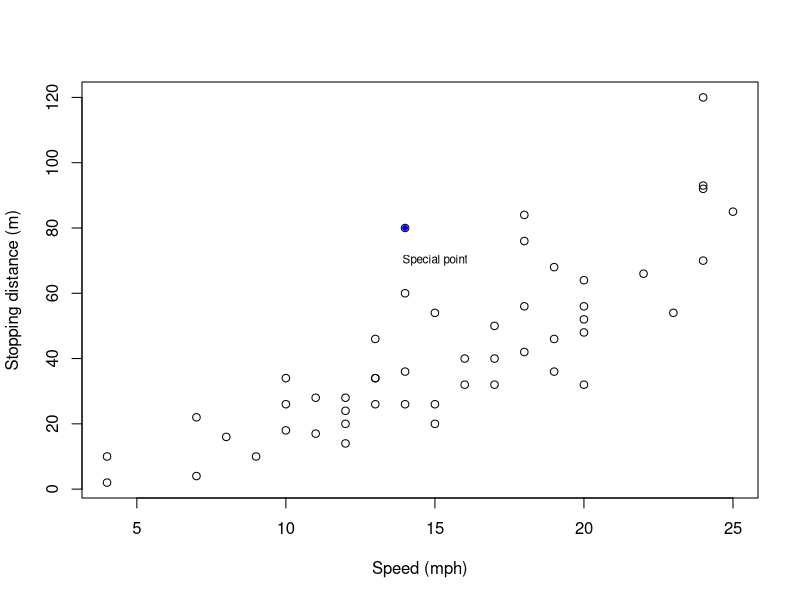
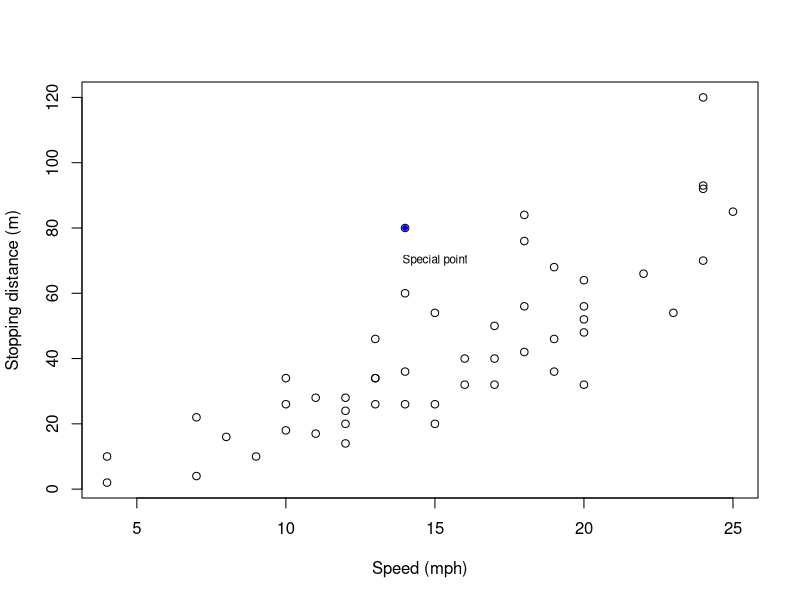
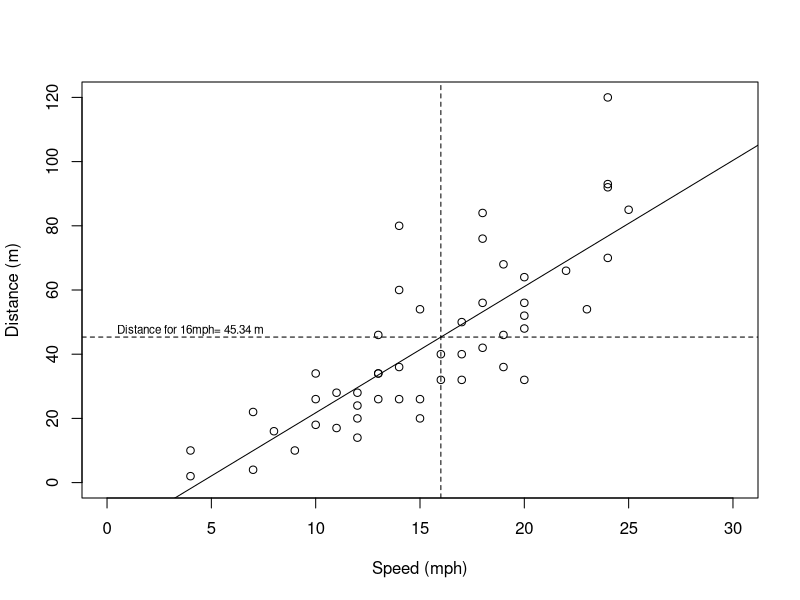
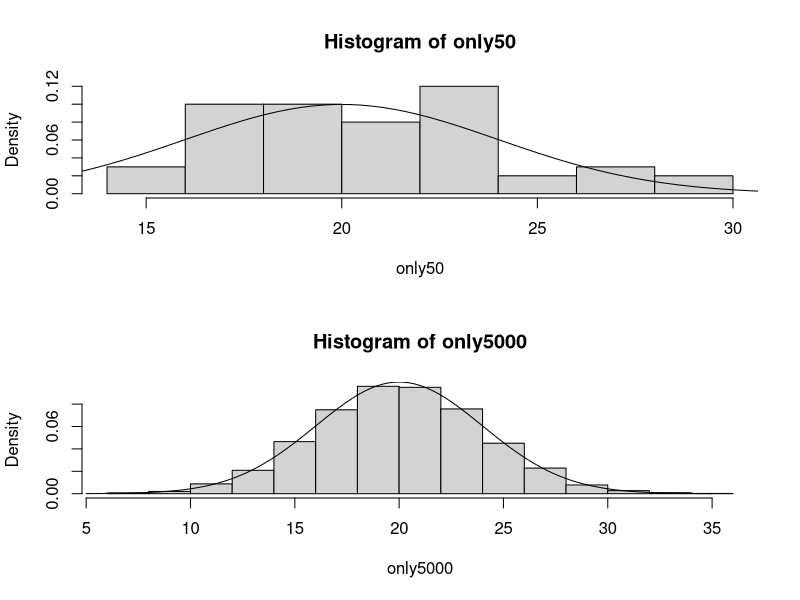

These figures' R source, in order:
## ---- chunk 1
plot(cars$speed, cars$dist, xlab="Speed (mph)", ylab="Stopping distance (m)")
points(cars$speed[cars$speed<15 & cars$dist>70], 
  cars$dist[cars$speed<15 & cars$dist>70], pch=20, col="blue")
text(15, 70, "Special point", cex=0.7)
## ---- chunk 2
plot(cars$speed, cars$dist, xlab="Speed (mph)", ylab="Stopping distance (m)")
ind<-cars$speed<15 & cars$dist>70
points(cars$speed[ind], cars$dist[ind], pch=20, col="blue")
text(15, 70, "Special point", cex=0.7)
## ---- chunk 3
data(cars)
mylm1 <- lm(dist~speed, data=cars)
## ---- chunk 4
xl <- "Speed (mph)"
yl <- "Distance (m)"
plot(cars$speed, cars$dist, xlab=xl, ylab=yl, ylim=c(0,120) ,xlim=c(0,30))
abline(mylm1)
stop.at.16mph <- coef(mylm1)[1] + coef(mylm1)[2] * 16
abline(v=16, lty=2)
abline(h=stop.at.16mph, lty=2)
text(0, stop.at.16mph+2, paste("Distance for 16mph=", round(stop.at.16mph,2), "m"), 
  cex=0.7, pos=4)
## ---- chunk 5
par(mfrow=c(2,1))
set.seed(28282346)
only50 <- rnorm(n=50, mean=20, sd=4)
hist(only50, freq=FALSE)
xrange <- seq(from=5, to=35, length=100)
gaussian <- dnorm(xrange, mean=20, sd=4)
lines(xrange, gaussian)
only5000 <- rnorm(n=5000, mean=20, sd=4)
hist(only5000, freq = FALSE)
lines(xrange, gaussian)
par(mfrow=c(1,1))
